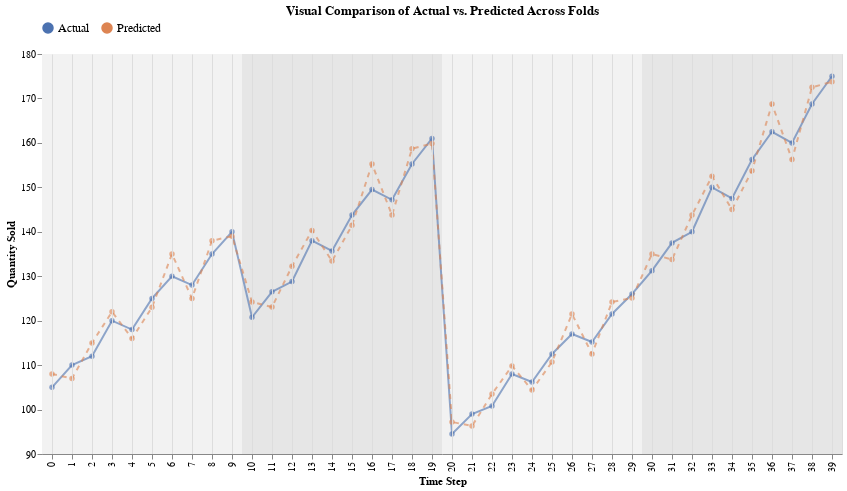

Source (notebook cell):
### Code cell
# Create the tidy DataFrame for Altair
cv_plot_df = pd.DataFrame({
    'Time Step': time_steps,
    'Actual': all_true_values,
    'Predicted': all_pred_values,
    'Fold': fold_assignments
}).melt(id_vars=['Time Step', 'Fold'], var_name='Type', value_name='Value')

# --- Define Interaction ---
highlight = alt.selection_point(on='mouseover', fields=['Time Step'], nearest=True, empty='none')

# --- Build the Layered, Interactive Altair Chart ---

# Layer 1: Background rectangles to show the folds.
background_shading = alt.Chart(cv_plot_df).mark_rect().encode(
    x=alt.X('Time Step:O', title='Time Step', axis=alt.Axis(labels=True, ticks=True)),
    color=alt.condition(
        "datum.Fold == 'Fold 1' || datum.Fold == 'Fold 3'",
        alt.value('#f2f2f2'),  # Lighter grey for odd folds
        alt.value('#e6e6e6')   # Darker grey for even folds
    )
)

# Layer 2: The actual and predicted lines
forecast_lines = alt.Chart(cv_plot_df).mark_line(point=True).encode(
    x=alt.X('Time Step:O'),
    y=alt.Y('Value:Q', title='Quantity Sold', scale=alt.Scale(zero=False)),
    color=alt.Color('Type:N',
        scale=alt.Scale(domain=['Actual', 'Predicted'], range=['#4C72B0', '#DD8452']),
        legend=alt.Legend(title=None, orient='top', labelFontSize=12)
    ),
    strokeDash=alt.condition(alt.datum.Type == 'Predicted', alt.value([5, 5]), alt.value([0])),
    opacity=alt.condition(highlight, alt.value(1.0), alt.value(0.6)),
    tooltip=['Time Step', 'Fold', 'Type', alt.Tooltip('Value', format='.1f')]
).add_params(highlight)


# Combine the layers to create the final chart
final_plot = (background_shading + forecast_lines).properties(
    title='Visual Comparison of Actual vs. Predicted Across Folds',
    width=800,
    height=400
).configure_axis(
    grid=True
)

final_plot

### Figure 1 — Vega-Lite specification as saved in the notebook (floating-point values rounded to 4 significant figures)
{"config": {"view": {"continuousWidth": 300, "continuousHeight": 300}, "axis": {"grid": true}}, "layer": [{"mark": {"type": "rect"}, "encoding": {"color": {"condition": {"test": "datum.Fold == 'Fold 1' || datum.Fold == 'Fold 3'", "value": "#f2f2f2"}, "value": "#e6e6e6"}, "x": {"axis": {"labels": true, "ticks": true}, "field": "Time Step", "title": "Time Step", "type": "ordinal"}}}, {"mark": {"type": "line", "point": true}, "encoding": {"color": {"field": "Type", "legend": {"labelFontSize": 12, "orient": "top", "title": null}, "scale": {"domain": ["Actual", "Predicted"], "range": ["#4C72B0", "#DD8452"]}, "type": "nominal"}, "opacity": {"condition": {"param": "param_34", "value": 1.0, "empty": false}, "value": 0.6}, "strokeDash": {"condition": {"test": "(datum.Type === 'Predicted')", "value": [5, 5]}, "value": [0]}, "tooltip": [{"field": "Time Step", "type": "quantitative"}, {"field": "Fold", "type": "nominal"}, {"field": "Type", "type": "nominal"}, {"field": "Value", "format": ".1f", "type": "quantitative"}], "x": {"field": "Time Step", "type": "ordinal"}, "y": {"field": "Value", "scale": {"zero": false}, "title": "Quantity Sold", "type": "quantitative"}}, "name": "view_61"}], "data": {"name": "data-0f1a4029527c20448d382dce03808b61"}, "height": 400, "params": [{"name": "param_34", "select": {"type": "point", "fields": ["Time Step"], "nearest": true, "on": "mouseover"}, "views": ["view_61"]}], "title": "Visual Comparison of Actual vs. Predicted Across Folds", "width": 800, "$schema": "https://vega.github.io/schema/vega-lite/v5.20.1.json", "datasets": {"data-0f1a4029527c20448d382dce03808b61": [{"Time Step": 0, "Fold": "Fold 1", "Type": "Actual", "Value": 105.0}, {"Time Step": 1, "Fold": "Fold 1", "Type": "Actual", "Value": 110.0}, {"Time Step": 2, "Fold": "Fold 1", "Type": "Actual", "Value": 112.0}, {"Time Step": 3, "Fold": "Fold 1", "Type": "Actual", "Value": 120.0}, {"Time Step": 4, "Fold": "Fold 1", "Type": "Actual", "Value": 118.0}, {"Time Step": 5, "Fold": "Fold 1", "Type": "Actual", "Value": 125.0}, {"Time Step": 6, "Fold": "Fold 1", "Type": "Actual", "Value": 130.0}, {"Time Step": 7, "Fold": "Fold 1", "Type": "Actual", "Value": 128.0}, {"Time Step": 8, "Fold": "Fold 1", "Type": "Actual", "Value": 135.0}, {"Time Step": 9, "Fold": "Fold 1", "Type": "Actual", "Value": 140.0}, {"Time Step": 10, "Fold": "Fold 2", "Type": "Actual", "Value": 120.7}, {"Time Step": 11, "Fold": "Fold 2", "Type": "Actual", "Value": 126.5}, {"Time Step": 12, "Fold": "Fold 2", "Type": "Actual", "Value": 128.8}, {"Time Step": 13, "Fold": "Fold 2", "Type": "Actual", "Value": 138.0}, {"Time Step": 14, "Fold": "Fold 2", "Type": "Actual", "Value": 135.7}, {"Time Step": 15, "Fold": "Fold 2", "Type": "Actual", "Value": 143.8}, {"Time Step": 16, "Fold": "Fold 2", "Type": "Actual", "Value": 149.5}, {"Time Step": 17, "Fold": "Fold 2", "Type": "Actual", "Value": 147.2}, {"Time Step": 18, "Fold": "Fold 2", "Type": "Actual", "Value": 155.2}, {"Time Step": 19, "Fold": "Fold 2", "Type": "Actual", "Value": 161.0}, {"Time Step": 20, "Fold": "Fold 3", "Type": "Actual", "Value": 94.5}, {"Time Step": 21, "Fold": "Fold 3", "Type": "Actual", "Value": 99.0}, {"Time Step": 22, "Fold": "Fold 3", "Type": "Actual", "Value": 100.8}, {"Time Step": 23, "Fold": "Fold 3", "Type": "Actual", "Value": 108.0}, {"Time Step": 24, "Fold": "Fold 3", "Type": "Actual", "Value": 106.2}, {"Time Step": 25, "Fold": "Fold 3", "Type": "Actual", "Value": 112.5}, {"Time Step": 26, "Fold": "Fold 3", "Type": "Actual", "Value": 117.0}, {"Time Step": 27, "Fold": "Fold 3", "Type": "Actual", "Value": 115.2}, {"Time Step": 28, "Fold": "Fold 3", "Type": "Actual", "Value": 121.5}, {"Time Step": 29, "Fold": "Fold 3", "Type": "Actual", "Value": 126.0}, {"Time Step": 30, "Fold": "Fold 4", "Type": "Actual", "Value": 131.2}, {"Time Step": 31, "Fold": "Fold 4", "Type": "Actual", "Value": 137.5}, {"Time Step": 32, "Fold": "Fold 4", "Type": "Actual", "Value": 140.0}, {"Time Step": 33, "Fold": "Fold 4", "Type": "Actual", "Value": 150.0}, {"Time Step": 34, "Fold": "Fold 4", "Type": "Actual", "Value": 147.5}, {"Time Step": 35, "Fold": "Fold 4", "Type": "Actual", "Value": 156.2}, {"Time Step": 36, "Fold": "Fold 4", "Type": "Actual", "Value": 162.5}, {"Time Step": 37, "Fold": "Fold 4", "Type": "Actual", "Value": 160.0}, {"Time Step": 38, "Fold": "Fold 4", "Type": "Actual", "Value": 168.8}, {"Time Step": 39, "Fold": "Fold 4", "Type": "Actual", "Value": 175.0}, {"Time Step": 0, "Fold": "Fold 1", "Type": "Predicted", "Value": 108.0}, {"Time Step": 1, "Fold": "Fold 1", "Type": "Predicted", "Value": 107.0}, {"Time Step": 2, "Fold": "Fold 1", "Type": "Predicted", "Value": 115.0}, {"Time Step": 3, "Fold": "Fold 1", "Type": "Predicted", "Value": 122.0}, {"Time Step": 4, "Fold": "Fold 1", "Type": "Predicted", "Value": 116.0}, {"Time Step": 5, "Fold": "Fold 1", "Type": "Predicted", "Value": 123.0}, {"Time Step": 6, "Fold": "Fold 1", "Type": "Predicted", "Value": 135.0}, {"Time Step": 7, "Fold": "Fold 1", "Type": "Predicted", "Value": 125.0}, {"Time Step": 8, "Fold": "Fold 1", "Type": "Predicted", "Value": 138.0}, {"Time Step": 9, "Fold": "Fold 1", "Type": "Predicted", "Value": 139.0}, {"Time Step": 10, "Fold": "Fold 2", "Type": "Predicted", "Value": 124.2}, {"Time Step": 11, "Fold": "Fold 2", "Type": "Predicted", "Value": 123.0}, {"Time Step": 12, "Fold": "Fold 2", "Type": "Predicted", "Value": 132.2}, {"Time Step": 13, "Fold": "Fold 2", "Type": "Predicted", "Value": 140.3}, {"Time Step": 14, "Fold": "Fold 2", "Type": "Predicted", "Value": 133.4}, {"Time Step": 15, "Fold": "Fold 2", "Type": "Predicted", "Value": 141.4}, {"Time Step": 16, "Fold": "Fold 2", "Type": "Predicted", "Value": 155.2}, {"Time Step": 17, "Fold": "Fold 2", "Type": "Predicted", "Value": 143.8}, {"Time Step": 18, "Fold": "Fold 2", "Type": "Predicted", "Value": 158.7}, {"Time Step": 19, "Fold": "Fold 2", "Type": "Predicted", "Value": 159.8}, {"Time Step": 20, "Fold": "Fold 3", "Type": "Predicted", "Value": 97.2}, {"Time Step": 21, "Fold": "Fold 3", "Type": "Predicted", "Value": 96.3}, {"Time Step": 22, "Fold": "Fold 3", "Type": "Predicted", "Value": 103.5}, {"Time Step": 23, "Fold": "Fold 3", "Type": "Predicted", "Value": 109.8}, {"Time Step": 24, "Fold": "Fold 3", "Type": "Predicted", "Value": 104.4}, {"Time Step": 25, "Fold": "Fold 3", "Type": "Predicted", "Value": 110.7}, {"Time Step": 26, "Fold": "Fold 3", "Type": "Predicted", "Value": 121.5}, {"Time Step": 27, "Fold": "Fold 3", "Type": "Predicted", "Value": 112.5}, {"Time Step": 28, "Fold": "Fold 3", "Type": "Predicted", "Value": 124.2}, {"Time Step": 29, "Fold": "Fold 3", "Type": "Predicted", "Value": 125.1}, {"Time Step": 30, "Fold": "Fold 4", "Type": "Predicted", "Value": 135.0}, {"Time Step": 31, "Fold": "Fold 4", "Type": "Predicted", "Value": 133.8}, {"Time Step": 32, "Fold": "Fold 4", "Type": "Predicted", "Value": 143.8}, {"Time Step": 33, "Fold": "Fold 4", "Type": "Predicted", "Value": 152.5}, {"Time Step": 34, "Fold": "Fold 4", "Type": "Predicted", "Value": 145.0}, {"Time Step": 35, "Fold": "Fold 4", "Type": "Predicted", "Value": 153.8}, {"Time Step": 36, "Fold": "Fold 4", "Type": "Predicted", "Value": 168.8}, {"Time Step": 37, "Fold": "Fold 4", "Type": "Predicted", "Value": 156.2}, {"Time Step": 38, "Fold": "Fold 4", "Type": "Predicted", "Value": 172.5}, {"Time Step": 39, "Fold": "Fold 4", "Type": "Predicted", "Value": 173.8}]}}
